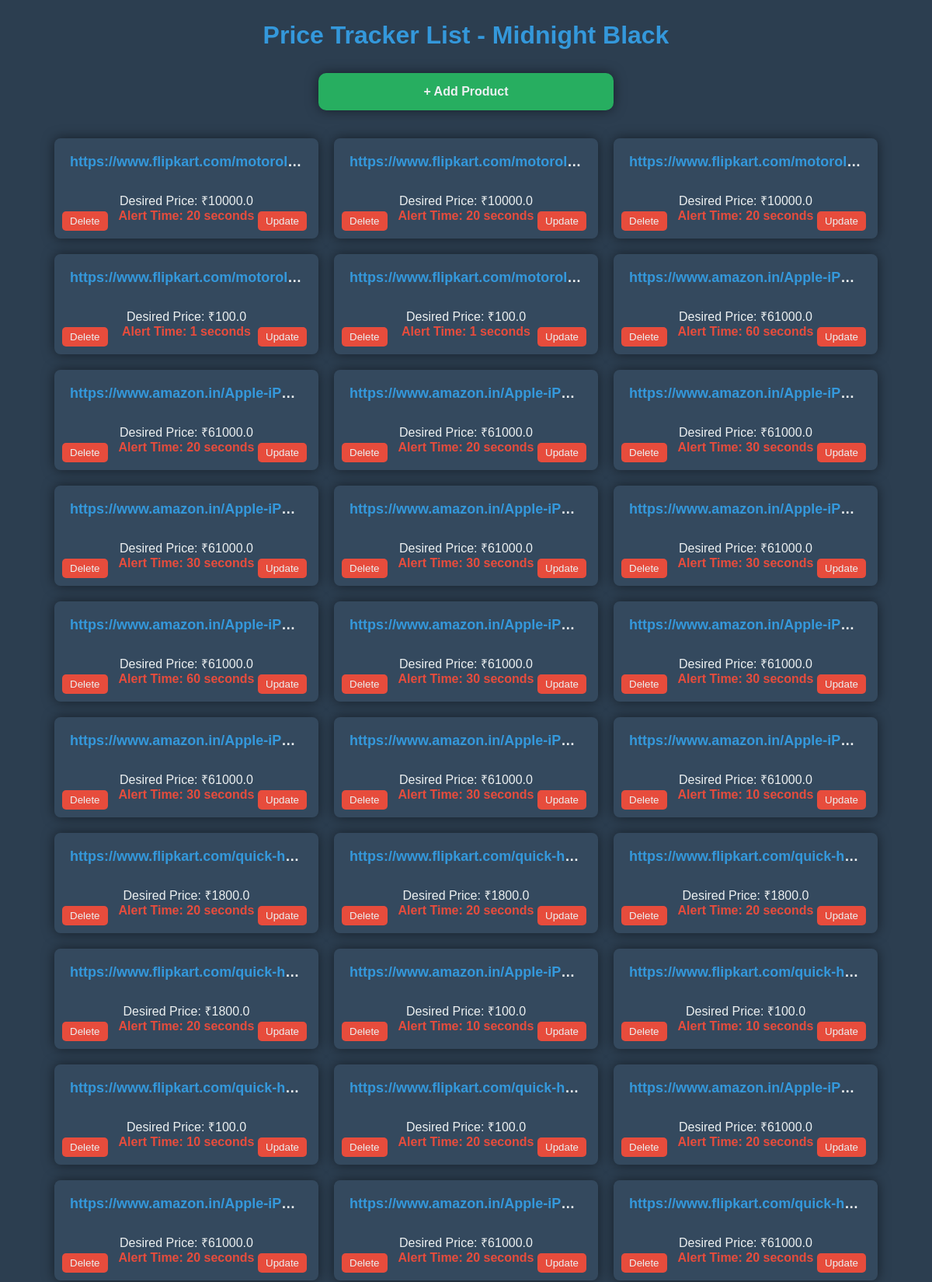
Page /tracker/list/ (upper part) on the committed database.
### tracker/models.py (models this page shows, shortened)
class PriceTracker(models.Model):
    url = models.URLField()
    desired_price = models.FloatField()
    alert_time = models.IntegerField()
    email = models.EmailField()

### tracker/views.py (the view)
# urls.py: path('list/', price_tracker_list_view, name='price_tracker_list'),
def price_tracker_list_view(request):
    price_trackers = PriceTracker.objects.all()
    return render(request, 'tracker/price_tracker_list.html', {'price_trackers': price_trackers})

### tracker/templates/tracker/price_tracker_list.html (shortened to what this page needs)
<!DOCTYPE html>
<html lang="en">
<head>
</head>
<body>
    <div style="text-align: center;">
        <h2>Price Tracker List - Midnight Black</h2>
        <a href="{% url 'tracker:track_price' %}" class="add-product-button">+ Add Product</a>
        <ul>
            {% for price_tracker in price_trackers %}
            <li>
                <strong><a href="{{ price_tracker.url }}" target="_blank">{{ price_tracker.url }}</a></strong><br>
                Desired Price: ₹{{ price_tracker.desired_price }}<br>
                <span>Alert Time: {{ price_tracker.alert_time }} seconds</span>
                <div class="action-buttons">
                    <button class="action-button" onclick="deleteProduct('{{ price_tracker.id }}')">Delete</button>
                    <button class="action-button" onclick="updateProduct('{{ price_tracker.id }}')">Update</button>
                </div>
            </li>
            {% endfor %}
        </ul>
    </div>
</body>
</html>

### tracker/templates/tracker/price_tracker_list.html (style rules this page uses)
body { font-family: 'Montserrat', sans-serif; margin: 20px; background-color: #2c3e50; color: #ecf0f1; }
h2 { color: #3498db; text-align: center; font-size: 32px; margin-bottom: 20px; }
ul { list-style-type: none; padding: 0; display: flex; flex-wrap: wrap; justify-content: center; }
li, .add-product-button { width: 300px; margin: 10px; padding: 20px; border-radius: 8px; background-color: #34495e; box-shadow: 0 0 15px rgba(0, 0, 0, 0.5); transition: background-color 0.3s ease, transform 0.3s ease; position: relative; }
a { text-decoration: none; color: #3498db; font-weight: bold; }
strong { display: block; color: #ecf0f1; font-size: 18px; margin-bottom: 10px; overflow: hidden; white-space: nowrap; text-overflow: ellipsis; }
span { font-weight: bold; color: #e74c3c; }
.add-product-button { text-decoration: none; color: #ecf0f1; font-weight: bold; background-color: #27ae60; padding: 15px 40px; border: none; border-radius: 10px; cursor: pointer; display: inline-block; margin-bottom: 10px; transition: transform 0.3s ease; }
.action-buttons { position: absolute; bottom: 10px; left: 10px; display: flex; justify-content: space-between; width: calc(100% - 20px); }
.action-button { background-color: #e74c3c; color: #ecf0f1; padding: 5px 10px; border: none; border-radius: 5px; cursor: pointer; margin-right: 5px; transition: background-color 0.3s ease; }

### rows in the picture
PriceTracker: url "https://www.flipkart.com/motorol…", desired_price "10000.0", alert_time "20"
PriceTracker: url "https://www.flipkart.com/motorol…", desired_price "10000.0", alert_time "20"
PriceTracker: url "https://www.flipkart.com/motorol…", desired_price "10000.0", alert_time "20"
PriceTracker: url "https://www.flipkart.com/motorol…", desired_price "100.0", alert_time "1"
PriceTracker: url "https://www.flipkart.com/motorol…", desired_price "100.0", alert_time "1"
PriceTracker: url "https://www.amazon.in/Apple-iP…", desired_price "61000.0", alert_time "60"
PriceTracker: url "https://www.amazon.in/Apple-iP…", desired_price "61000.0", alert_time "20"
PriceTracker: url "https://www.amazon.in/Apple-iP…", desired_price "61000.0", alert_time "20"
PriceTracker: url "https://www.amazon.in/Apple-iP…", desired_price "61000.0", alert_time "30"
PriceTracker: url "https://www.amazon.in/Apple-iP…", desired_price "61000.0", alert_time "30"
PriceTracker: url "https://www.amazon.in/Apple-iP…", desired_price "61000.0", alert_time "30"
PriceTracker: url "https://www.amazon.in/Apple-iP…", desired_price "61000.0", alert_time "30"
PriceTracker: url "https://www.amazon.in/Apple-iP…", desired_price "61000.0", alert_time "60"
PriceTracker: url "https://www.amazon.in/Apple-iP…", desired_price "61000.0", alert_time "30"
PriceTracker: url "https://www.amazon.in/Apple-iP…", desired_price "61000.0", alert_time "30"
PriceTracker: url "https://www.amazon.in/Apple-iP…", desired_price "61000.0", alert_time "30"
PriceTracker: url "https://www.amazon.in/Apple-iP…", desired_price "61000.0", alert_time "30"
PriceTracker: url "https://www.amazon.in/Apple-iP…", desired_price "61000.0", alert_time "10"
PriceTracker: url "https://www.flipkart.com/quick-h…", desired_price "1800.0", alert_time "20"
PriceTracker: url "https://www.flipkart.com/quick-h…", desired_price "1800.0", alert_time "20"
PriceTracker: url "https://www.flipkart.com/quick-h…", desired_price "1800.0", alert_time "20"
PriceTracker: url "https://www.flipkart.com/quick-h…", desired_price "1800.0", alert_time "20"
PriceTracker: url "https://www.amazon.in/Apple-iP…", desired_price "100.0", alert_time "10"
PriceTracker: url "https://www.flipkart.com/quick-h…", desired_price "100.0", alert_time "10"
PriceTracker: url "https://www.flipkart.com/quick-h…", desired_price "100.0", alert_time "10"
PriceTracker: url "https://www.flipkart.com/quick-h…", desired_price "100.0", alert_time "20"
PriceTracker: url "https://www.amazon.in/Apple-iP…", desired_price "61000.0", alert_time "20"
PriceTracker: url "https://www.amazon.in/Apple-iP…", desired_price "61000.0", alert_time "20"
PriceTracker: url "https://www.amazon.in/Apple-iP…", desired_price "61000.0", alert_time "20"
PriceTracker: url "https://www.flipkart.com/quick-h…", desired_price "61000.0", alert_time "20"
